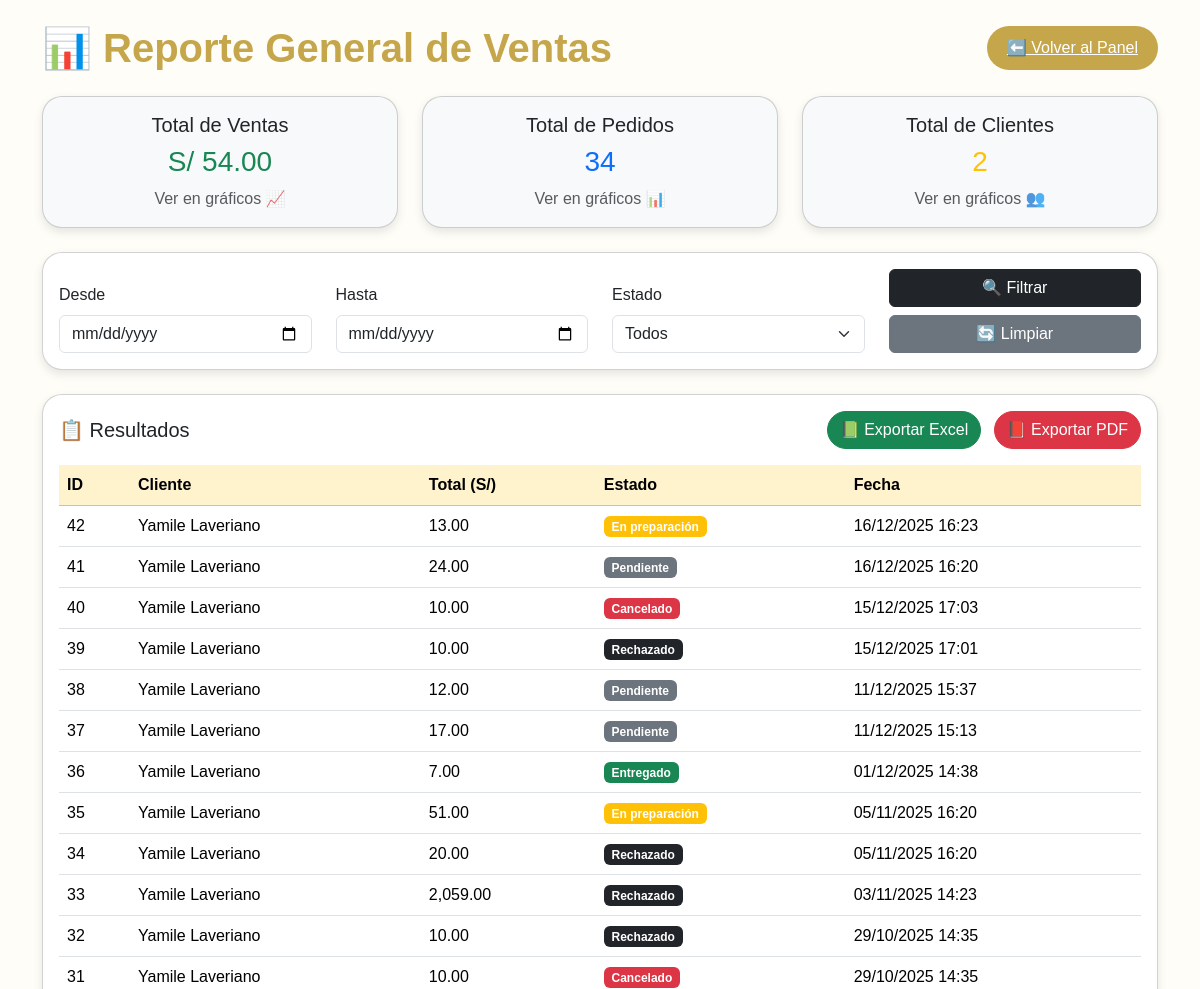
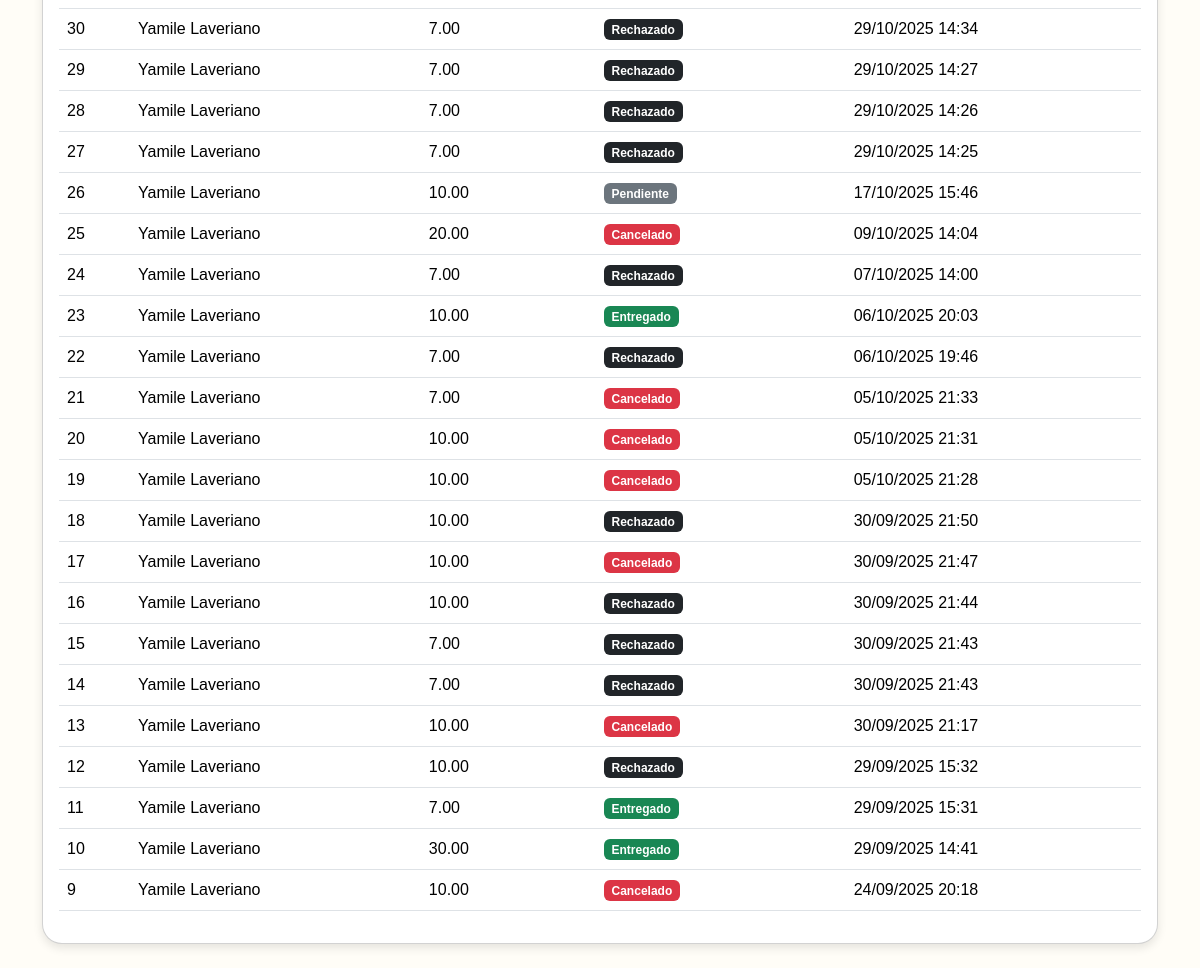
Page /reportes.php (signed in) on the committed database (2 pictures, top to bottom).
### tables this page shows
CREATE TABLE `pedidos` (
  `id` int(11) NOT NULL,
  `id_cliente` int(11) NOT NULL,
  `total` decimal(10,2) NOT NULL DEFAULT 0.00,
  `estado` enum('Pendiente','En preparación','En camino','Entregado','Cancelado','Rechazado') DEFAULT 'Pendiente',
  `tiempo_estimado` int(11) DEFAULT NULL,
  `fecha` timestamp NOT NULL DEFAULT current_timestamp(),
  `tiempo_estimado_minutes` int(11) DEFAULT NULL,
  `tiempo_fin` datetime DEFAULT NULL
);

CREATE TABLE `clientes` (
  `id` int(11) NOT NULL,
  `nombre` varchar(100) NOT NULL,
  `correo` varchar(100) NOT NULL,
  `telefono` varchar(20) DEFAULT NULL,
  `direccion` varchar(150) DEFAULT NULL,
  `password` varchar(255) NOT NULL,
  `sede_id` int(11) NOT NULL,
  `avatar` varchar(255) DEFAULT NULL,
  `fecha_registro` timestamp NOT NULL DEFAULT current_timestamp()
);

### reportes.php (the view, shortened to what this page needs)
<?php
include 'conexion.php';
$fecha_inicio = $_GET['fecha_inicio'] ?? '';
$fecha_fin = $_GET['fecha_fin'] ?? '';
$query = "
  SELECT p.id, c.nombre AS cliente, p.total, p.estado, p.fecha
  FROM pedidos p
  INNER JOIN clientes c ON p.id_cliente = c.id
  WHERE 1
";
$query .= " ORDER BY p.fecha DESC";
$result = $conn->query($query);
$total_ventas = $conn->query("SELECT SUM(total) AS total FROM pedidos WHERE estado='Entregado'")->fetch_assoc()['total'] ?? 0;
$total_pedidos = $conn->query("SELECT COUNT(*) AS total FROM pedidos")->fetch_assoc()['total'] ?? 0;
$total_clientes = $conn->query("SELECT COUNT(*) AS total FROM clientes")->fetch_assoc()['total'] ?? 0;
?>
<!DOCTYPE html>
<html lang="es">
<head>
  <link href="https://cdn.jsdelivr.net/npm/bootstrap@5.3.2/dist/css/bootstrap.min.css" rel="stylesheet">
</head>
<body class="container py-4">
  <div class="d-flex justify-content-between align-items-center mb-4">
    <h1 class="m-0">📊 Reporte General de Ventas</h1>
    <a href="principal.php" class="volver">⬅️ Volver al Panel</a>
  </div>
  <div class="row text-center mb-4">
    <div class="col-md-4">
      <div class="card p-3 bg-light" onclick="location.href='graficos_ventas.php'">
        <h5>Total de Ventas</h5>
        <h3 class="text-success">S/ <?= number_format($total_ventas, 2) ?></h3>
        <p class="text-muted mb-0">Ver en gráficos 📈</p>
      </div>
    </div>
    <div class="col-md-4">
      <div class="card p-3 bg-light" onclick="location.href='graficos_pedidos.php'">
        <h5>Total de Pedidos</h5>
        <h3 class="text-primary"><?= $total_pedidos ?></h3>
        <p class="text-muted mb-0">Ver en gráficos 📊</p>
      </div>
    </div>
    <div class="col-md-4">
      <div class="card p-3 bg-light" onclick="location.href='graficos_clientes.php'">
        <h5>Total de Clientes</h5>
        <h3 class="text-warning"><?= $total_clientes ?></h3>
        <p class="text-muted mb-0">Ver en gráficos 👥</p>
      </div>
    </div>
  </div>
  <form method="GET" class="card p-3 mb-4">
    <div class="row align-items-end">
      <div class="col-md-3">
        <label class="form-label">Desde</label>
        <input type="date" name="fecha_inicio" value="<?= $fecha_inicio ?>" class="form-control">
      </div>
      <div class="col-md-3">
        <label class="form-label">Hasta</label>
        <input type="date" name="fecha_fin" value="<?= $fecha_fin ?>" class="form-control">
      </div>
      <div class="col-md-3">
        <label class="form-label">Estado</label>
        <select name="estado" class="form-select">
          <option value="">Todos</option>
        </select>
      </div>
      <div class="col-md-3 text-center">
        <button type="submit" class="btn btn-dark w-100 mb-2">🔍 Filtrar</button>
        <a href="reportes.php" class="btn btn-secondary w-100">🔄 Limpiar</a>
      </div>
    </div>
  </form>
  <div class="card p-3">
    <div class="d-flex justify-content-between align-items-center mb-3">
      <h5 class="m-0">📋 Resultados</h5>
      <div>
        <a href="exportar_excel.php?<?= $_SERVER['QUERY_STRING'] ?>" class="btn btn-success btn-export me-2">📗 Exportar Excel</a>
        <a href="exportar_pdf.php?<?= $_SERVER['QUERY_STRING'] ?>" class="btn btn-danger btn-export">📕 Exportar PDF</a>
      </div>
    </div>
    <table class="table table-hover align-middle">
      <thead class="table-warning">
        <tr>
          <th>ID</th>
          <th>Cliente</th>
          <th>Total (S/)</th>
          <th>Estado</th>
          <th>Fecha</th>
        </tr>
      </thead>
      <tbody>
        <?php if ($result->num_rows > 0): ?>
          <?php while ($row = $result->fetch_assoc()): ?>
            <tr>
              <td><?= $row['id'] ?></td>
              <td><?= htmlspecialchars($row['cliente']) ?></td>
              <td><?= number_format($row['total'], 2) ?></td>
              <td>
                <?php
                  $color = match($row['estado']) {
                    'Entregado' => 'success',
                    'Pendiente' => 'secondary',
                    'Cancelado' => 'danger',
                    'Rechazado' => 'dark',
                    'En preparación' => 'warning',
                    'En camino' => 'info',
                    default => 'light'
                  };
                ?>
                <span class="badge bg-<?= $color ?>"><?= $row['estado'] ?></span>
              </td>
              <td><?= date("d/m/Y H:i", strtotime($row['fecha'])) ?></td>
            </tr>
          <?php endwhile; ?>
        <?php else: ?>
          <tr><td colspan="5" class="text-center text-muted">Sin resultados</td></tr>
        <?php endif; ?>
      </tbody>
    </table>
  </div>
</body>
</html>

### reportes.php (style rules this page uses)
body { background: #fffdf7; font-family: 'Poppins', sans-serif; }
.card { border-radius: 20px; box-shadow: 0 4px 10px rgba(0,0,0,0.1); transition: transform 0.2s; cursor: pointer; }
.btn-export { border-radius: 30px; }
h1 { color: #c5a64b; font-weight: 700; }
.volver { background-color: #c5a64b; color: white; border: none; border-radius: 25px; padding: 10px 20px; }

### rows in the picture
pedidos: id "42", id_cliente.nombre "Yamile Laveriano", total "13.00", estado "En preparación", fecha "16/12/2025 16:23"
pedidos: id "41", id_cliente.nombre "Yamile Laveriano", total "24.00", estado "Pendiente", fecha "16/12/2025 16:20"
pedidos: id "40", id_cliente.nombre "Yamile Laveriano", total "10.00", estado "Cancelado", fecha "15/12/2025 17:03"
pedidos: id "39", id_cliente.nombre "Yamile Laveriano", total "10.00", estado "Rechazado", fecha "15/12/2025 17:01"
pedidos: id "38", id_cliente.nombre "Yamile Laveriano", total "12.00", estado "Pendiente", fecha "11/12/2025 15:37"
pedidos: id "37", id_cliente.nombre "Yamile Laveriano", total "17.00", estado "Pendiente", fecha "11/12/2025 15:13"
pedidos: id "36", id_cliente.nombre "Yamile Laveriano", total "7.00", estado "Entregado", fecha "01/12/2025 14:38"
pedidos: id "35", id_cliente.nombre "Yamile Laveriano", total "51.00", estado "En preparación", fecha "05/11/2025 16:20"
pedidos: id "34", id_cliente.nombre "Yamile Laveriano", total "20.00", estado "Rechazado", fecha "05/11/2025 16:20"
pedidos: id "33", id_cliente.nombre "Yamile Laveriano", total "2,059.00", estado "Rechazado", fecha "03/11/2025 14:23"
pedidos: id "32", id_cliente.nombre "Yamile Laveriano", total "10.00", estado "Rechazado", fecha "29/10/2025 14:35"
pedidos: id "31", id_cliente.nombre "Yamile Laveriano", total "10.00", estado "Cancelado", fecha "29/10/2025 14:35"
pedidos: id "30", id_cliente.nombre "Yamile Laveriano", total "7.00", estado "Rechazado", fecha "29/10/2025 14:34"
pedidos: id "29", id_cliente.nombre "Yamile Laveriano", total "7.00", estado "Rechazado", fecha "29/10/2025 14:27"
pedidos: id "28", id_cliente.nombre "Yamile Laveriano", total "7.00", estado "Rechazado", fecha "29/10/2025 14:26"
pedidos: id "27", id_cliente.nombre "Yamile Laveriano", total "7.00", estado "Rechazado", fecha "29/10/2025 14:25"
pedidos: id "26", id_cliente.nombre "Yamile Laveriano", total "10.00", estado "Pendiente", fecha "17/10/2025 15:46"
pedidos: id "25", id_cliente.nombre "Yamile Laveriano", total "20.00", estado "Cancelado", fecha "09/10/2025 14:04"
pedidos: id "24", id_cliente.nombre "Yamile Laveriano", total "7.00", estado "Rechazado", fecha "07/10/2025 14:00"
pedidos: id "23", id_cliente.nombre "Yamile Laveriano", total "10.00", estado "Entregado", fecha "06/10/2025 20:03"
pedidos: id "22", id_cliente.nombre "Yamile Laveriano", total "7.00", estado "Rechazado", fecha "06/10/2025 19:46"
pedidos: id "21", id_cliente.nombre "Yamile Laveriano", total "7.00", estado "Cancelado", fecha "05/10/2025 21:33"
pedidos: id "20", id_cliente.nombre "Yamile Laveriano", total "10.00", estado "Cancelado", fecha "05/10/2025 21:31"
pedidos: id "19", id_cliente.nombre "Yamile Laveriano", total "10.00", estado "Cancelado", fecha "05/10/2025 21:28"
pedidos: id "18", id_cliente.nombre "Yamile Laveriano", total "10.00", estado "Rechazado", fecha "30/09/2025 21:50"
pedidos: id "17", id_cliente.nombre "Yamile Laveriano", total "10.00", estado "Cancelado", fecha "30/09/2025 21:47"
pedidos: id "16", id_cliente.nombre "Yamile Laveriano", total "10.00", estado "Rechazado", fecha "30/09/2025 21:44"
pedidos: id "15", id_cliente.nombre "Yamile Laveriano", total "7.00", estado "Rechazado", fecha "30/09/2025 21:43"
pedidos: id "14", id_cliente.nombre "Yamile Laveriano", total "7.00", estado "Rechazado", fecha "30/09/2025 21:43"
pedidos: id "13", id_cliente.nombre "Yamile Laveriano", total "10.00", estado "Cancelado", fecha "30/09/2025 21:17"
pedidos: id "12", id_cliente.nombre "Yamile Laveriano", total "10.00", estado "Rechazado", fecha "29/09/2025 15:32"
pedidos: id "11", id_cliente.nombre "Yamile Laveriano", total "7.00", estado "Entregado", fecha "29/09/2025 15:31"
pedidos: id "10", id_cliente.nombre "Yamile Laveriano", total "30.00", estado "Entregado", fecha "29/09/2025 14:41"
pedidos: id "9", id_cliente.nombre "Yamile Laveriano", total "10.00", estado "Cancelado", fecha "24/09/2025 20:18"

### other values in the picture
$total_ventas "54.00"
$total_pedidos "34"
$total_clientes "2"
